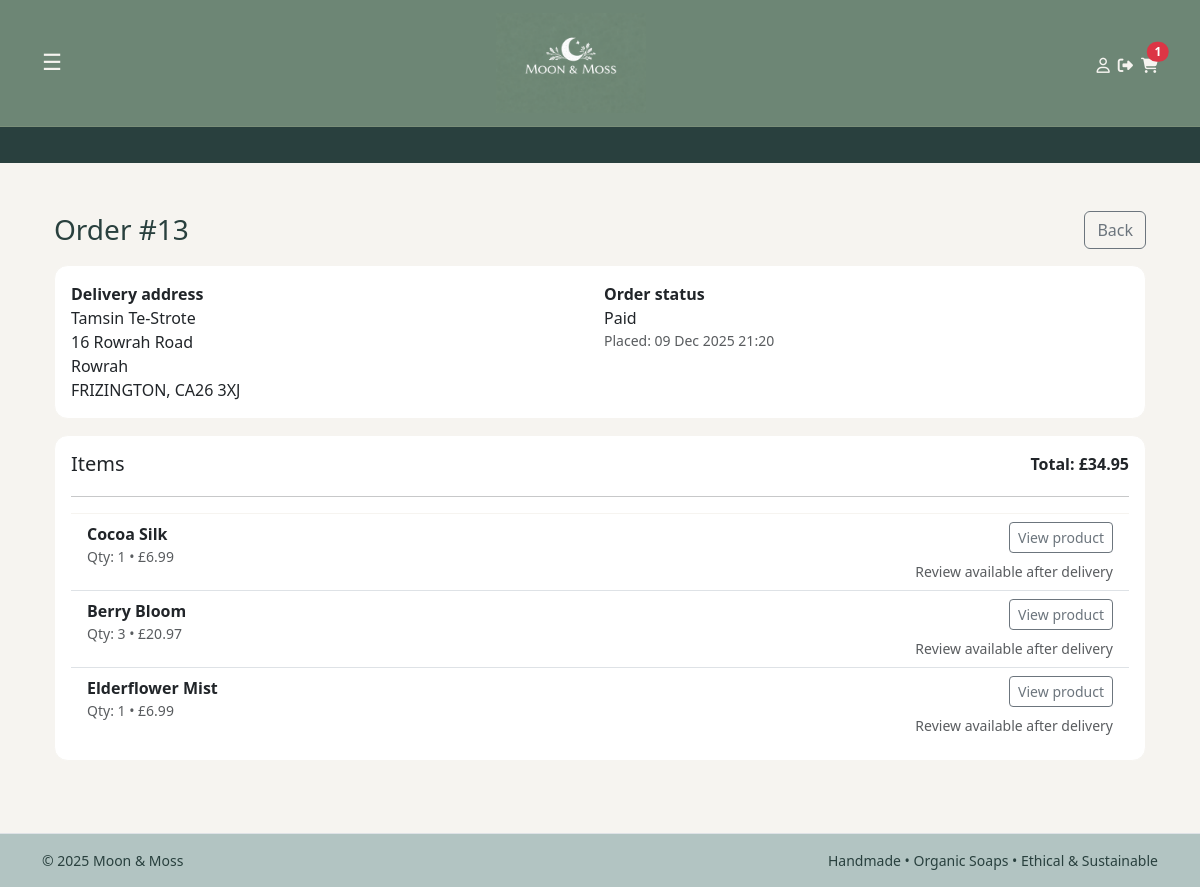
/accounts/orders/13/ (signed in), run on an earlier commit of the app's database.
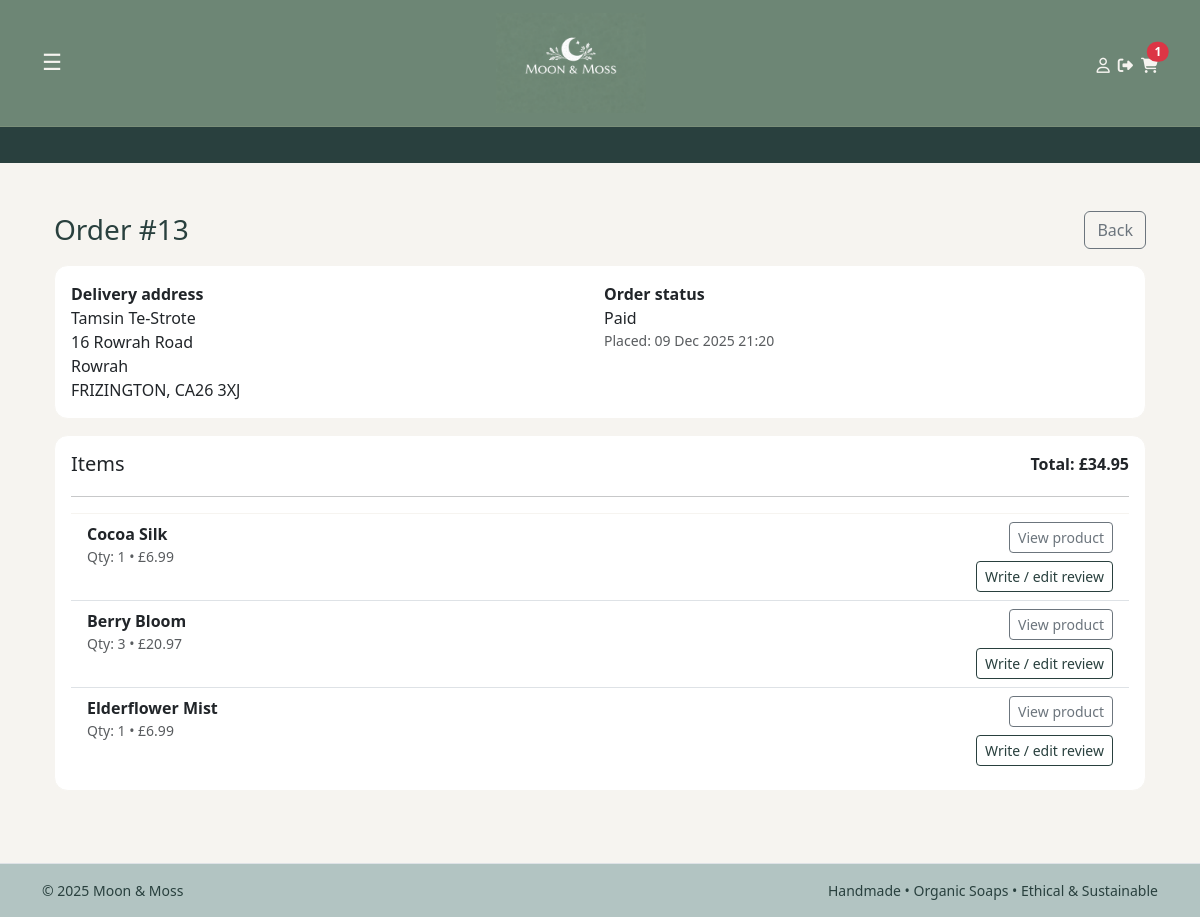
And on a later commit of the database.
### checkout/models.py (models this page shows, shortened)
class Order(models.Model):
    PENDING = "PENDING"
    PAID = "PAID"
    FAILED = "FAILED"
    NEW = "NEW"
    DISPATCHED = "DISPATCHED"
    DELIVERED = "DELIVERED"
    CANCELLED = "CANCELLED"
    STATUS_CHOICES = [
        (PENDING, "Pending"),
        (PAID, "Paid"),
        (FAILED, "Failed"),
    ]
    FULFILMENT_CHOICES = [
        (NEW, "New"),
        (DISPATCHED, "Dispatched"),
        (DELIVERED, "Delivered"),
        (CANCELLED, "Cancelled"),
    ]
    user = models.ForeignKey(
        settings.AUTH_USER_MODEL,
        on_delete=models.SET_NULL,
        null=True,
        blank=True,
        related_name="orders",
    )
    full_name = models.CharField(max_length=100, blank=True)
    email = models.EmailField(blank=True)
    address_line1 = models.CharField(max_length=255, blank=True)
    address_line2 = models.CharField(max_length=255, blank=True)
    city = models.CharField(max_length=100, blank=True)
    postcode = models.CharField(max_length=20, blank=True)
    status = models.CharField(
        max_length=10,
        choices=STATUS_CHOICES,
        default=PENDING,
    )
    total = models.DecimalField(max_digits=8, decimal_places=2)
    stripe_session_id = models.CharField(max_length=255, blank=True)
    created_at = models.DateTimeField(auto_now_add=True)
    stock_deducted = models.BooleanField(default=False)
    fulfilment_status = models.CharField(
        max_length=12,
        choices=FULFILMENT_CHOICES,
        default=NEW,
    )
    dispatched_at = models.DateTimeField(null=True, blank=True)
    delivered_at = models.DateTimeField(null=True, blank=True)
    cancelled_at = models.DateTimeField(null=True, blank=True)

class OrderItem(models.Model):
    order = models.ForeignKey(Order, on_delete=models.CASCADE, related_name="items")
    product = models.ForeignKey(Product, on_delete=models.PROTECT)
    qty = models.PositiveIntegerField()
    unit_price = models.DecimalField(max_digits=8, decimal_places=2)
    def subtotal(self):
        return self.qty * self.unit_price

### catalog/models.py (models this page shows, shortened)
class Product(models.Model):
    title = models.CharField(max_length=160)
    slug = models.SlugField(max_length=180, unique=True, blank=True)
    description = models.TextField(blank=True)
    scent = models.CharField(max_length=50, help_text="e.g. Lavender, Citrus")
    weight_g = models.PositiveIntegerField(help_text="Net weight in grams")
    price = models.DecimalField(max_digits=6, decimal_places=2)
    stock_qty = models.PositiveIntegerField(default=0)
    active = models.BooleanField(default=True)
    created_at = models.DateTimeField(auto_now_add=True)
    tags = models.CharField(
        max_length=250,
        blank=True,
        help_text="Comma-separated tags, e.g. winter, woody, refillable"
    )
    class Meta:
        ordering = ["title"]

### accounts/views.py (the view)
# urls.py: path("orders/<int:order_id>/", views.my_order_detail, name="my_order_detail"),
@login_required
def my_order_detail(request, order_id):
    order = get_object_or_404(Order, id=order_id, user=request.user)
    return render(request, "accounts/my_order_detail.html", {"order": order})

### cart/context_processors.py (called while the page is built)
def cart_count(request):
    cart = get_or_create_cart(request)
    try:
        count = sum(i.qty for i in cart.items.all())
    except Exception:
        count = 0
    return {"cart_count": count}

### cart/utils.py (called while the page is built)
def get_or_create_cart(request):
    if not request.session.session_key:
        request.session.create()
    request.session.set_expiry(60 * 60 * 24 * 14)
    session_key = request.session.session_key
    if request.user.is_authenticated:
        cart, _ = Cart.objects.get_or_create(
            user=request.user,
            defaults={"session_key": session_key},
        )
    else:
        cart, _ = Cart.objects.get_or_create(
            user=None,
            session_key=session_key,
        )
    return cart

### accounts/templates/accounts/my_order_detail.html
{% extends "base.html" %}
{% block content %}
<div class="container py-4">
  <div class="d-flex justify-content-between align-items-center mb-3">
    <h1 class="h3 mb-0">Order #{{ order.id }}</h1>
    <a class="btn btn-outline-secondary" href="{% url 'accounts:my_orders' %}">Back</a>
  </div>
  <div class="card p-3 mb-3">
    <div class="row g-2">
      <div class="col-md-6">
        <div class="fw-semibold">Delivery address</div>
        <div>{{ order.full_name }}</div>
        <div>{{ order.address_line1 }}</div>
        {% if order.address_line2 %}<div>{{ order.address_line2 }}</div>{% endif %}
        <div>{{ order.city }}, {{ order.postcode }}</div>
      </div>
      <div class="col-md-6">
        <div class="fw-semibold">Order status</div>
        <div>{{ order.get_status_display }}</div>
        <div class="text-muted small">Placed: {{ order.created_at|date:"d M Y H:i" }}</div>
      </div>
    </div>
  </div>
  <div class="card p-3">
    <div class="d-flex justify-content-between align-items-start gap-3">
      <div>
        <h2 class="h5 mb-1">Items</h2>
      </div>
      <div class="text-end fw-semibold">
        Total: £{{ order.total|floatformat:2 }}
      </div>
    </div>
    <hr class="my-3">
    <ul class="list-group list-group-flush">
      {% for item in order.items.all %}
        <li class="list-group-item">
          <div class="d-flex justify-content-between align-items-start gap-3">
            <div>
              <div class="fw-semibold">{{ item.product.title }}</div>
              <div class="text-muted small">
                Qty: {{ item.qty }} • £{{ item.subtotal|floatformat:2 }}
              </div>
            </div>
            <div class="text-end d-flex flex-column align-items-end gap-2">
              <a class="btn btn-sm btn-outline-secondary"
                 href="{% url 'catalog:product_detail' item.product.slug %}">
                View product
              </a>
              {% if order.fulfilment_status == "DELIVERED" %}
                <a class="btn btn-sm btn-outline-primary"
                  href="{% url 'reviews:from_order' order.id item.product.id %}">
                  Write / edit review
                </a>
              {% else %}
                <span class="text-muted small">Review available after delivery</span>
              {% endif %}
            </div>
          </div>
        </li>
      {% endfor %}
    </ul>
  </div>
</div>
{% endblock %}

### templates/base.html (shortened to what this page needs)
{% load static %}
<!doctype html>
<html lang="en">
<head>
  <link
    href="https://cdn.jsdelivr.net/npm/bootstrap@5.3.3/dist/css/bootstrap.min.css"
    rel="stylesheet">
  <link rel="stylesheet" href="{% static 'css/main.css' %}">
</head>
<body>
<nav class="navbar navbar-light navbar-pink bb-navbar sticky-top">
  <div class="container bb-nav-grid">
    <div class="bb-nav-left">
      <button class="navbar-toggler border-0 bb-icon-button" type="button"
              data-bs-toggle="collapse" data-bs-target="#mainNav"
              aria-controls="mainNav" aria-expanded="false" aria-label="Toggle navigation">
        <span class="bb-icon">☰</span>
      </button>
    </div>
    <div class="bb-nav-center">
      <a class="navbar-brand d-flex flex-column align-items-center"
        href="{% url 'catalog:home' %}">
        <img src="{% static 'img/logo.png' %}" alt="Moon & Moss" class="bb-logo">
      </a>
    </div>
    <div class="bb-nav-right bb-nav-icons">
      {% if user.is_authenticated %}
        <a href="#" class="bb-icon-link" title="My account">
          <span class="bb-icon"><i class="fa-regular fa-user"></i></span>
        </a>
        <a href="{% url 'accounts:logout' %}?next={{ request.get_full_path }}"
          class="bb-icon-link" title="Logout">
          <span class="bb-icon"><i class="fa-solid fa-right-from-bracket"></i></span>
        </a>
      {% else %}
        <a href="{% url 'accounts:login' %}?next={{ request.get_full_path }}"
           class="bb-icon-link" title="Login">
          <span class="bb-icon"><i class="fa-regular fa-user"></i></span>
        </a>
      {% endif %}
      <a href="{% url 'cart:view' %}" class="bb-icon-link position-relative" title="Cart">
        <span class="bb-icon"><i class="fa-solid fa-cart-shopping"></i></span>
        <span id="cart-count"
              class="position-absolute top-0 start-100 translate-middle badge rounded-pill text-bg-danger {% if cart_count|default:0|add:0 <= 0 %}d-none{% endif %}">
          {{ cart_count|default:0 }}
        </span>
      </a>
    </div>
  </div>
</nav>
<div class="bb-promo-bar">
  <div class="bb-promo-track">
  </div>
</div>
<div class="toast-container position-fixed bottom-0 end-0 p-3" style="z-index: 1080;">
</div>
<main class="container py-4">
  {% block content %}{% endblock %}
</main>
<footer class="border-top mt-4 py-3">
  <div class="container text-muted small d-flex justify-content-between">
    <span>© {{ now|default:"2025" }} Moon & Moss</span>
    <span>Handmade • Organic Soaps • Ethical & Sustainable</span>
  </div>
</footer>
</body>
</html>

### static/css/main.css (style rules this page uses)
body { background-color: #f6f4f0; color: #333333; font-family: system-ui, -apple-system, BlinkMacSystemFont, "Segoe UI", sans-serif; }
h1, .h1, h2, .h2, h3, .h3 { color: #29403e; }
a { color: #29403e; }
.bb-logo { height: 100px; width: auto; }
.bb-navbar { background-color: #6D8675; padding-top: 0.5rem; padding-bottom: 0.5rem; border-bottom: 1px solid #7A8F7A; }
.bb-nav-grid { display: grid; grid-template-columns: 1fr auto 1fr; align-items: center; }
.bb-nav-left { justify-self: start; }
.bb-nav-center { justify-self: center; }
.bb-nav-right { justify-self: end; display: flex; align-items: center; justify-content: flex-end; gap: 0.15rem; }
.bb-icon-button { background: transparent; box-shadow: none; padding: 0; }
.bb-icon { font-size: 1.4rem; line-height: 1; color: #f6f4f0; }
.bb-nav-icons .bb-icon-link { display: inline-flex; align-items: center; justify-content: center; margin: 0rem; text-decoration: none; }
.bb-nav-icons .bb-icon-link .fa-solid, .bb-nav-icons .bb-icon-link .fa-regular { font-size: 0.95rem; }
.bb-promo-bar { background-color: #29403e; color: #f6f4f0; font-size: 0.9rem; overflow: hidden; white-space: nowrap; }
.bb-promo-track { display: inline-block; padding: 0.45rem 0; padding-left: 100%; animation: bb-promo-scroll 22s linear infinite; }
.btn-outline-primary { color: #29403e; border-color: #29403e; }
.card { border-radius: 0.85rem; border-color: #f6f4f0; }
footer { background-color: #b2c4c2; }
footer .text-muted { color: #29403e !important; }
.bb-navbar .container { padding-left: 0.75rem; padding-right: 0.75rem; }
.bb-nav-right { gap: 0.50rem; }

What changed in the data, as far as the page shows it:
changed Order "Tamsin Te-Strote": fulfilment_status "NEW" → "DELIVERED" (drawn)
computed for OrderItem "Cocoa Silk": text "Review available after delivery" → "Write / edit review"
computed for OrderItem "Berry Bloom": text "Review available after delivery" → "Write / edit review"
computed for OrderItem "Elderflower Mist": text "Review available after delivery" → "Write / edit review"
